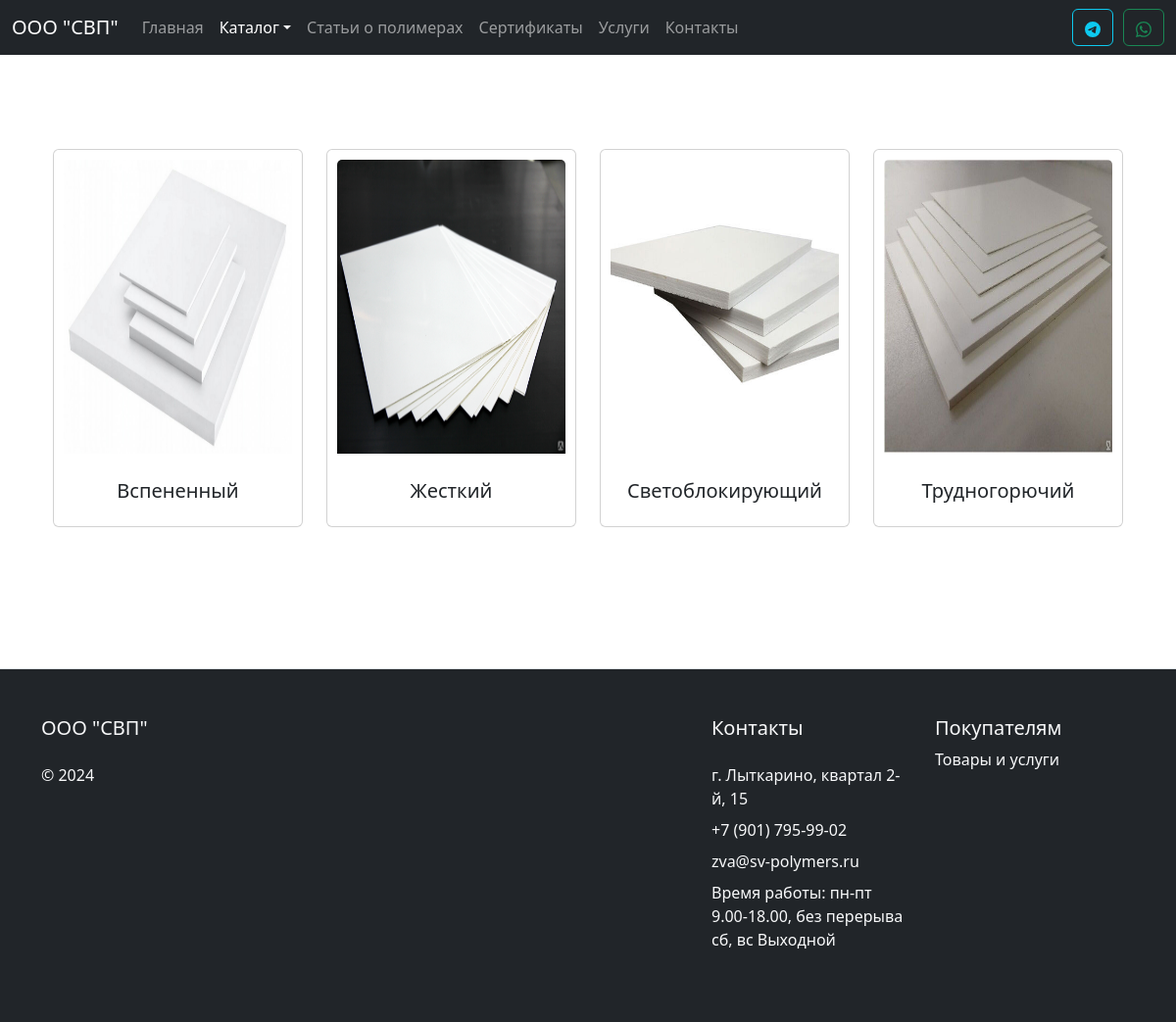
Screenshot of /catalog/pvc_plastic/index.php with the database file from the repository.
### tables this page shows
CREATE TABLE `subcategories` (
  `id` int(10) NOT NULL,
  `name` varchar(100) NOT NULL,
  `image` varchar(100) NOT NULL,
  `link` varchar(100) NOT NULL,
  `category` int(10) NOT NULL
);

### catalog/pvc_plastic/index.php (called while the page is built)
<?
$category_id = 2;
$folder = 'pvc_plastic';
require($_SERVER['DOCUMENT_ROOT'] . '/catalog/show_subcategories.php');

### catalog/show_subcategories.php (the view, shortened to what this page needs)
<?
include_once $_SERVER['DOCUMENT_ROOT'] . "/modules/header.php";
require($_SERVER['DOCUMENT_ROOT'] . '/database/db.php');
$sql = 'SELECT * FROM subcategories WHERE category = ' . $category_id;
$result = $conn->query($sql);
if ($result->num_rows != 0) {
  $subcategories = $result->fetch_all(MYSQLI_ASSOC);
}
?>
<div class="container my-5" style="flex: 1">
  <div class="container mt-5 mb-5">
    <div class="row row-cols-1 row-cols-md-4 g-4 justify-content-center">
      <?php foreach ($subcategories as $subcategory): ?>
        <div class="col">
          <a href="<?= '/catalog/' . $folder . '/products?sub=' . $subcategory['id']; ?>" class="card h-100 ki-card">
            <div style="padding:10px;">
              <img style="width: 100%; height: 300px;" src=<?= '/assets/images/subcategories/' . $subcategory['image'] ?> class="card-img-top" alt=<?= $subcategory['name'] ?>>
            </div>
            <div class="card-body text-center">
              <h5 class="card-title"><?= $subcategory['name'] ?></h5>
            </div>
          </a>
        </div>
      <?php endforeach; ?>
    </div>
  </div>
</div>
<? include_once $_SERVER['DOCUMENT_ROOT'] . "/modules/footer.php"; ?>

### assets/style.css (style rules this page uses)
body { min-height: 100vh; display: flex; flex-direction: column; }
.ki-card { translate: all .3s; text-decoration: none; }

### rows the page displays
subcategories: image (picture), name "Вспененный"
subcategories: image (picture), name "Жесткий"
subcategories: image (picture), name "Светоблокирующий"
subcategories: image (picture), name "Трудногорючий"
